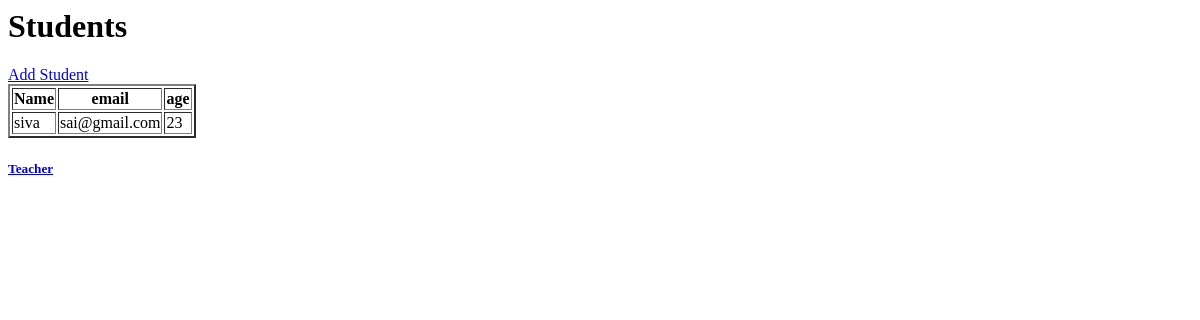
Before: / with the older database file.
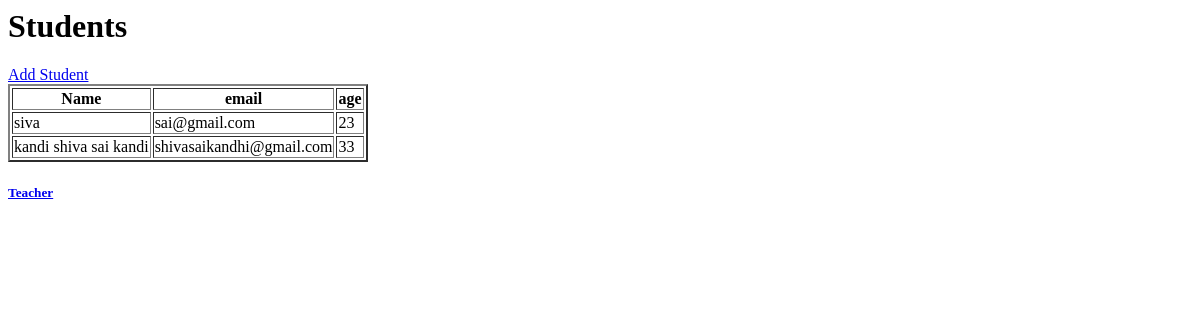
After: the same page with the newer database file.
### app1/models.py (models this page shows, shortened)
class Student(models.Model):
    name = models.CharField(max_length=100)
    email = models.EmailField()
    age = models.IntegerField()

### app1/views.py (the view)
# urls.py: path('', views.student_list, name='student_list'),
def student_list(request):
    students = Student.objects.all()
    logger.info("Student list viewed")
    return render(request, 'students/student_list.html', {'students': students})

### app1/templates/students/student_list.html
<h1>Students</h1>
<a href="/add-student/">Add Student</a>
<table border="2">
    <tr><th>Name</th>
    <th>email</th>
    <th>age</th></tr>
    {% for s in students %}
    <tr>
        <td>{{ s.name }} </td>
        <td>{{ s.email }} </td>
        <td>{{ s.age }}</td>
     </tr>
     {% endfor %}
</table>
<a href="http://127.0.0.1:8000/teachers/"><h5>Teacher</h5></a>

Changed rows visible on the page:
added Student: name "kandi shiva sai kandi", email "shivasaikandhi@gmail.com", age "33"
